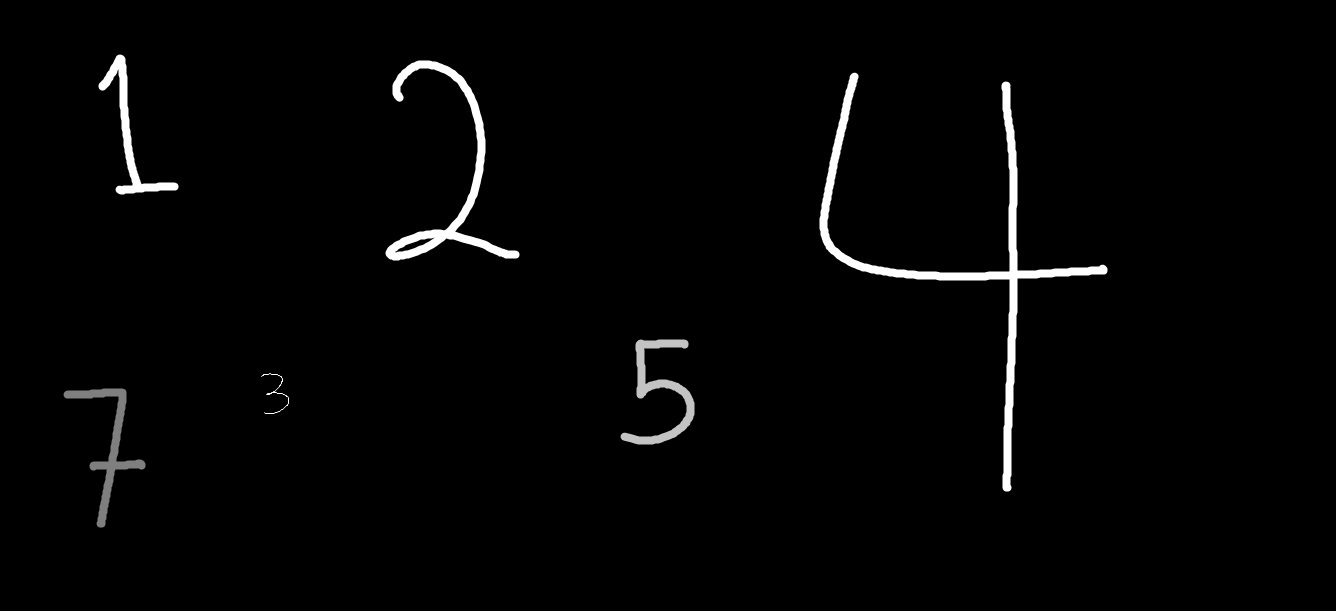
#> input picture pictures/numbers.jpg, 1336 x 611 px
$ jupyter execute --allow-errors pic_extraction_test.ipynb
#> lines starting #> are read from the running program, lines starting #| are printed output that depends on the picture; after the words box and inside, x2 and y2 are one past the last pixel; in counts of white or black regions, pixels touching at a corner belong together
## Test the Saved Models From "svm_kmeans_train.ipynb" File With Picture Extraction Test Picture

#### Load Kmeans Model

[cell 1]
import pickle

#> (the rest of this cell did not finish here and is left out)

[cell 2]
from sklearn.preprocessing import StandardScaler
scaler = StandardScaler()
import cv2 as cv

original_img = cv.imread("pictures/numbers.jpg")
#> original_img is the input picture: shape (611, 1336, 3); min 0, max 255, mean 4.7

gray = cv.cvtColor(original_img, cv.COLOR_BGR2GRAY)


gray[gray < 50] = 0
#> gray: shape (611, 1336); min 0, max 255, mean 4.7
gray[gray >= 50] = 255
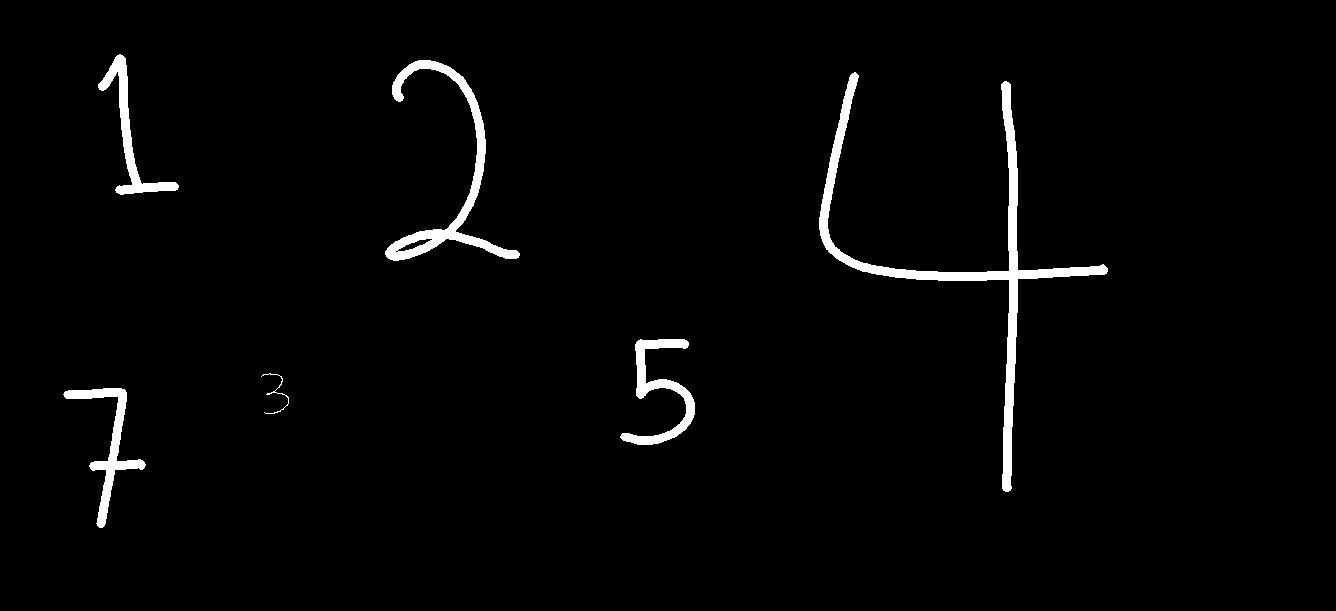
#> gray: shape (611, 1336); 2.2% white; 6 white regions

contours, hierarchy = cv.findContours(gray, cv.RETR_EXTERNAL, cv.CHAIN_APPROX_NONE)
#> contours = 6 contours; box (x1, y1, x2, y2) and area: (819, 72, 1108, 492) 6890, (385, 60, 520, 261) 3700, (620, 339, 695, 445) 1950, (63, 388, 146, 528) 1892, (98, 54, 179, 195) 1786, (261, 373, 289, 414) 20

#> (the rest of this cell did not finish here and is left out)
